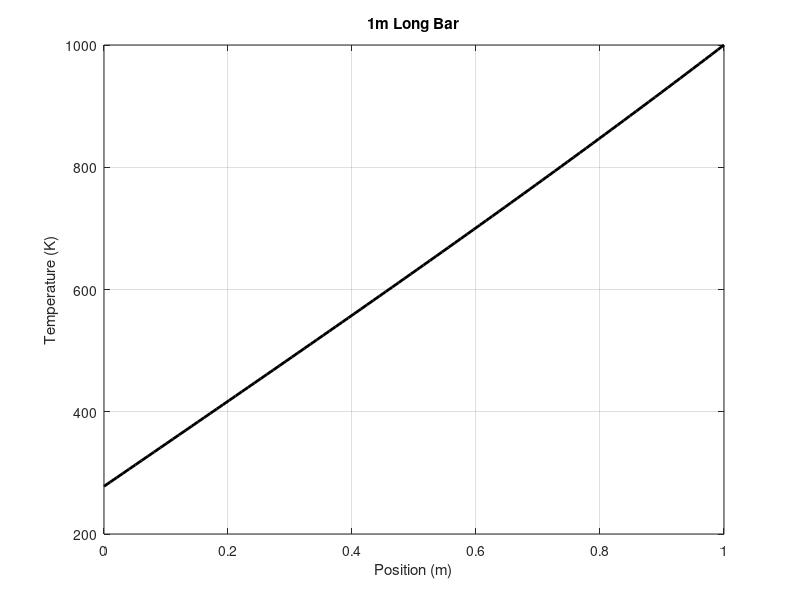
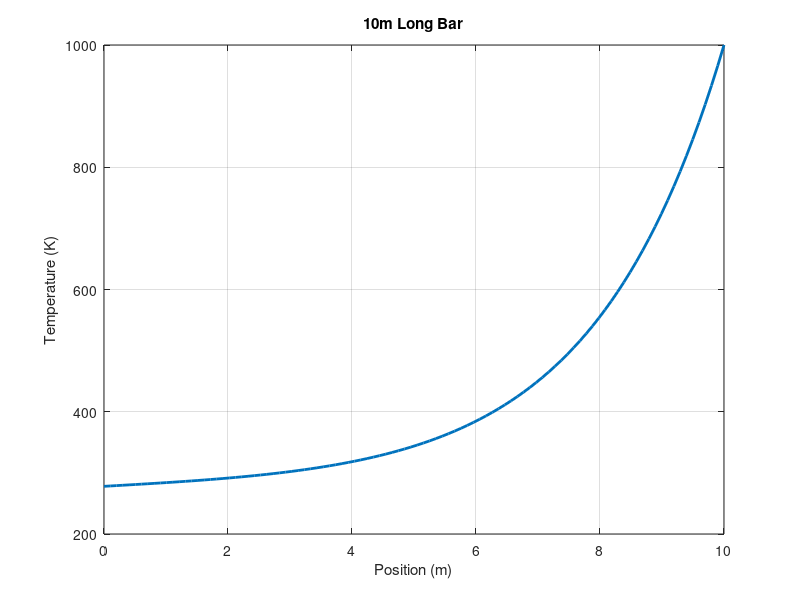
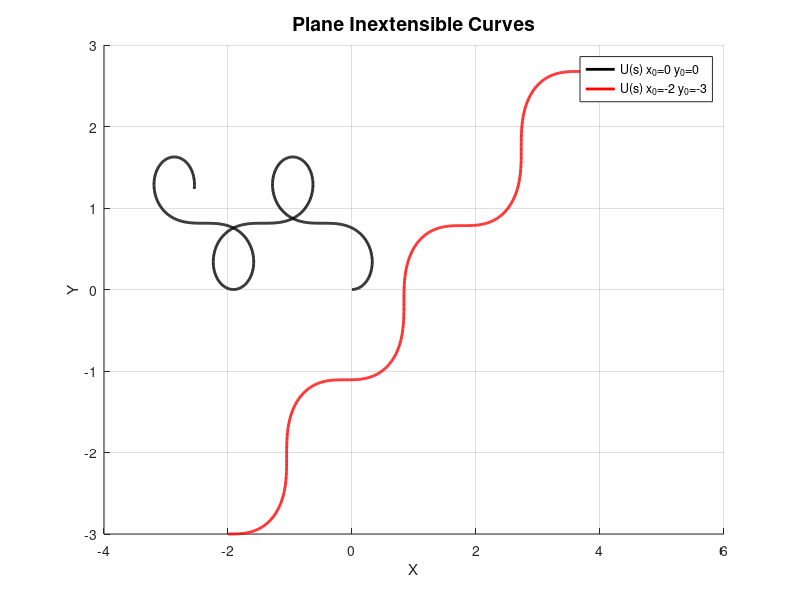

The MATLAB source for these figures, in order:
%% Mehanics of Solids HW3
%Colton Davies
clear all;
close all;

%% Problem 1
% Constants chosen based off of 6061 Aluminum
L = 1; %m
L_10 = 10; %m
theta_L = 1000; %K
theta_0 = 278; %K
gamma = 20; %W/m^2*K
kappa = 237; %W/m*K
rho_0 = 2.7; %kg/m^3

zeta = sqrt(rho_0*gamma/kappa);
x = linspace(0,L,100);
x_10 = linspace(0,L_10,100);

%Solve temp for each bar length
theta_X_1 = (theta_L-theta_0)/(exp(zeta*L)-exp(-zeta*L)) * (exp(zeta*x)-exp(-zeta*x)) + theta_0;
theta_X_10 = (theta_L-theta_0)/(exp(zeta*L_10)-exp(-zeta*L_10)) * (exp(zeta*x_10)-exp(-zeta*x_10)) + theta_0;

%Graphing
figure(1)
plot(x,theta_X_1,'k-', 'LineWidth', 2)
grid on
title('1m Long Bar')
ylabel('Temperature (K)')
xlabel('Position (m)')

figure(2)
plot(x_10,theta_X_10, 'LineWidth', 2)
grid on
title('10m Long Bar')
ylabel('Temperature (K)')
xlabel('Position (m)')

%% Problem 3
%Define conditions
Curve_L = 10;
x_0 = 0;
y_0 = 0;
x_02 = -2;
y_02 = -3;

%Define thetas
ns = 1000;
s = linspace(0, Curve_L, ns);
theta = pi*sin(s);
theta_02 = pi/2*sin(s).^2;

%Take integrals
int_x = cumtrapz(s, cos(theta));
int_y = cumtrapz(s, sin(theta));
int_x_02 = cumtrapz(s, cos(theta_02));
int_y_02 = cumtrapz(s, sin(theta_02));

x = x_0 + int_x;
y = y_0 + int_y;

x_2 = x_02 + int_x_02;
y_2 = y_02 + int_y_02;

%Graphing
figure(3)
hold on
plot(x, y, 'k-', 'LineWidth', 2)
plot(x_2, y_2, 'r-', 'LineWidth', 2)
xlabel('X');
ylabel('Y');
title('Plane Inextensible Curves', 'FontSize', 14);
grid on;
legend('U(s) x_0=0 y_0=0', 'U(s) x_0=-2 y_0=-3');
hold off
